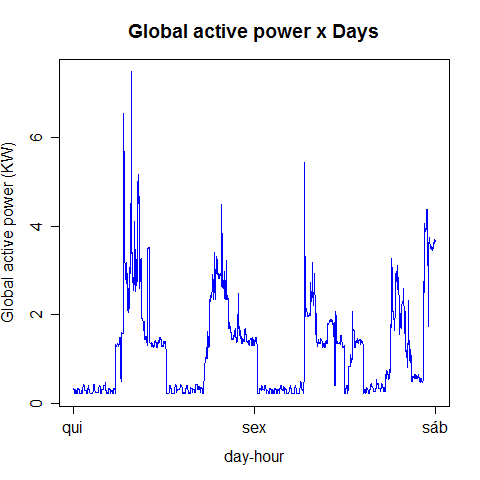

Generate this figure with R:
plot2 <- function(Date, Data, plot, lines, devcopy, png, devoff, filename, title, color) {
  
  filename = paste(filename,'.png', sep = "")

  plot(Date, Data, main=title,xlab='day-hour',ylab='Global active power (KW)', type='n')
  lines(Date, Data, col=color)
 
  devcopy(png, file=filename) ## Copy my plot to a PNG file
  devoff() ## Don't forget to close the PNG device!
  
  
}
